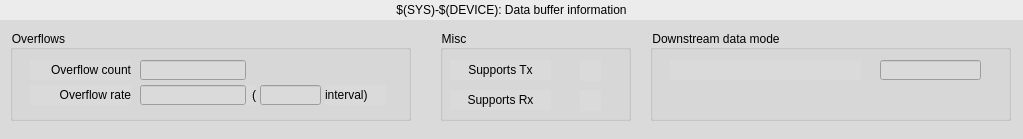
<?xml version="1.0" encoding="UTF-8"?>
<ui version="4.0">
 <class>MainWindow</class>
 <widget class="QMainWindow" name="MainWindow">
  <property name="geometry">
   <rect>
    <x>0</x>
    <y>0</y>
    <width>1023</width>
    <height>139</height>
   </rect>
  </property>
  <property name="windowTitle">
   <string>MainWindow</string>
  </property>
  <property name="styleSheet">
   <string notr="true">background-color: rgb(218, 218, 218);</string>
  </property>
  <widget class="QWidget" name="centralwidget">
   <widget class="QGroupBox" name="groupBox_2">
    <property name="geometry">
     <rect>
      <x>10</x>
      <y>30</y>
      <width>401</width>
      <height>91</height>
     </rect>
    </property>
    <property name="title">
     <string>Overflows</string>
    </property>
    <widget class="caLineEdit" name="calineedit_7">
     <property name="geometry">
      <rect>
       <x>130</x>
       <y>30</y>
       <width>106</width>
       <height>20</height>
      </rect>
     </property>
     <property name="channel" stdset="0">
      <string notr="true">$(SYS)-$(DEVICE):DBuf$(ID)-Sum-Oflw-I</string>
     </property>
    </widget>
    <widget class="caLineEdit" name="calineedit_11">
     <property name="geometry">
      <rect>
       <x>130</x>
       <y>55</y>
       <width>106</width>
       <height>20</height>
      </rect>
     </property>
     <property name="channel" stdset="0">
      <string notr="true">$(SYS)-$(DEVICE):DBuf$(ID)-Sum-Oflw-Rate-I</string>
     </property>
     <property name="colorMode">
      <enum>caLineEdit::Alarm_Default</enum>
     </property>
     <property name="alarmHandling">
      <enum>caLineEdit::onBackground</enum>
     </property>
    </widget>
    <widget class="QLabel" name="label_16">
     <property name="geometry">
      <rect>
       <x>20</x>
       <y>30</y>
       <width>101</width>
       <height>20</height>
      </rect>
     </property>
     <property name="text">
      <string>Overflow count</string>
     </property>
     <property name="alignment">
      <set>Qt::AlignRight|Qt::AlignTrailing|Qt::AlignVCenter</set>
     </property>
    </widget>
    <widget class="QLabel" name="label_20">
     <property name="geometry">
      <rect>
       <x>315</x>
       <y>55</y>
       <width>61</width>
       <height>20</height>
      </rect>
     </property>
     <property name="text">
      <string>interval)</string>
     </property>
     <property name="alignment">
      <set>Qt::AlignLeading|Qt::AlignLeft|Qt::AlignVCenter</set>
     </property>
    </widget>
    <widget class="QLabel" name="label_17">
     <property name="geometry">
      <rect>
       <x>20</x>
       <y>55</y>
       <width>101</width>
       <height>20</height>
      </rect>
     </property>
     <property name="text">
      <string>Overflow rate</string>
     </property>
     <property name="alignment">
      <set>Qt::AlignRight|Qt::AlignTrailing|Qt::AlignVCenter</set>
     </property>
    </widget>
    <widget class="caLineEdit" name="calineedit_10">
     <property name="geometry">
      <rect>
       <x>250</x>
       <y>55</y>
       <width>61</width>
       <height>20</height>
      </rect>
     </property>
     <property name="channel" stdset="0">
      <string notr="true">$(SYS)-$(DEVICE):DBuf$(ID)-Sum-Oflw-Rate-I.SCAN</string>
     </property>
    </widget>
    <widget class="QLabel" name="label_21">
     <property name="geometry">
      <rect>
       <x>226</x>
       <y>55</y>
       <width>20</width>
       <height>20</height>
      </rect>
     </property>
     <property name="text">
      <string>(</string>
     </property>
     <property name="alignment">
      <set>Qt::AlignRight|Qt::AlignTrailing|Qt::AlignVCenter</set>
     </property>
    </widget>
    <widget class="caLineEdit" name="calineedit_9">
     <property name="geometry">
      <rect>
       <x>520</x>
       <y>30</y>
       <width>106</width>
       <height>20</height>
      </rect>
     </property>
     <property name="channel" stdset="0">
      <string notr="true">$(SYS)-$(DEVICE):DBuf$(ID)-Sum-Cs-I</string>
     </property>
    </widget>
    <zorder>label_21</zorder>
    <zorder>calineedit_7</zorder>
    <zorder>calineedit_11</zorder>
    <zorder>label_16</zorder>
    <zorder>label_20</zorder>
    <zorder>label_17</zorder>
    <zorder>calineedit_10</zorder>
    <zorder>calineedit_9</zorder>
   </widget>
   <widget class="caLabel" name="calabel">
    <property name="geometry">
     <rect>
      <x>0</x>
      <y>0</y>
      <width>1023</width>
      <height>20</height>
     </rect>
    </property>
    <property name="styleSheet">
     <string notr="true">background-color: rgb(236, 236, 236, 255);</string>
    </property>
    <property name="text">
     <string>$(SYS)-$(DEVICE): Data buffer information</string>
    </property>
    <property name="alignment">
     <set>Qt::AlignCenter</set>
    </property>
   </widget>
   <widget class="QGroupBox" name="groupBox_5">
    <property name="geometry">
     <rect>
      <x>440</x>
      <y>30</y>
      <width>191</width>
      <height>91</height>
     </rect>
    </property>
    <property name="title">
     <string>Misc</string>
    </property>
    <widget class="caLed" name="caled_3">
     <property name="geometry">
      <rect>
       <x>140</x>
       <y>60</y>
       <width>21</width>
       <height>21</height>
      </rect>
     </property>
     <property name="channel" stdset="0">
      <string notr="true">$(SYS)-$(DEVICE):DBuf$(ID)-SupportsRx-I</string>
     </property>
     <property name="falseColor">
      <color>
       <red>160</red>
       <green>160</green>
       <blue>164</blue>
      </color>
     </property>
     <property name="trueColor">
      <color>
       <red>0</red>
       <green>205</green>
       <blue>0</blue>
      </color>
     </property>
     <property name="undefinedColor">
      <color>
       <red>255</red>
       <green>255</green>
       <blue>255</blue>
      </color>
     </property>
    </widget>
    <widget class="caLed" name="caled_2">
     <property name="geometry">
      <rect>
       <x>140</x>
       <y>30</y>
       <width>21</width>
       <height>21</height>
      </rect>
     </property>
     <property name="channel" stdset="0">
      <string notr="true">$(SYS)-$(DEVICE):DBuf$(ID)-SupportsTx-I</string>
     </property>
     <property name="falseColor">
      <color>
       <red>160</red>
       <green>160</green>
       <blue>164</blue>
      </color>
     </property>
     <property name="trueColor">
      <color>
       <red>0</red>
       <green>205</green>
       <blue>0</blue>
      </color>
     </property>
     <property name="undefinedColor">
      <color>
       <red>255</red>
       <green>255</green>
       <blue>255</blue>
      </color>
     </property>
    </widget>
    <widget class="QLabel" name="label_14">
     <property name="geometry">
      <rect>
       <x>10</x>
       <y>30</y>
       <width>101</width>
       <height>20</height>
      </rect>
     </property>
     <property name="text">
      <string>Supports Tx</string>
     </property>
     <property name="alignment">
      <set>Qt::AlignCenter</set>
     </property>
    </widget>
    <widget class="QLabel" name="label_15">
     <property name="geometry">
      <rect>
       <x>10</x>
       <y>60</y>
       <width>101</width>
       <height>20</height>
      </rect>
     </property>
     <property name="text">
      <string>Supports Rx</string>
     </property>
     <property name="alignment">
      <set>Qt::AlignCenter</set>
     </property>
    </widget>
   </widget>
   <widget class="QGroupBox" name="groupBox">
    <property name="geometry">
     <rect>
      <x>650</x>
      <y>30</y>
      <width>361</width>
      <height>91</height>
     </rect>
    </property>
    <property name="title">
     <string>Downstream data mode</string>
    </property>
    <widget class="caLineEdit" name="calineedit_8">
     <property name="geometry">
      <rect>
       <x>230</x>
       <y>30</y>
       <width>101</width>
       <height>20</height>
      </rect>
     </property>
     <property name="alignment">
      <set>Qt::AlignLeading|Qt::AlignLeft|Qt::AlignVCenter</set>
     </property>
     <property name="channel" stdset="0">
      <string notr="true">$(SYS)-$(DEVICE):DBuf$(ID)-Mode-RB</string>
     </property>
    </widget>
    <widget class="caChoice" name="cachoice">
     <property name="geometry">
      <rect>
       <x>20</x>
       <y>30</y>
       <width>191</width>
       <height>20</height>
      </rect>
     </property>
     <property name="channel" stdset="0">
      <string notr="true">$(SYS)-$(DEVICE):DBuf$(ID)-Mode-Sel</string>
     </property>
     <property name="foreground">
      <color>
       <red>0</red>
       <green>0</green>
       <blue>0</blue>
      </color>
     </property>
     <property name="background">
      <color>
       <red>212</red>
       <green>219</green>
       <blue>157</blue>
      </color>
     </property>
     <property name="bordercolor">
      <color>
       <red>0</red>
       <green>0</green>
       <blue>0</blue>
      </color>
     </property>
     <property name="colorMode">
      <enum>caChoice::Static</enum>
     </property>
     <property name="stackingMode" stdset="0">
      <enum>caChoice::Column</enum>
     </property>
     <property name="endBit">
      <number>1</number>
     </property>
    </widget>
   </widget>
  </widget>
 </widget>
 <customwidgets>
  <customwidget>
   <class>caChoice</class>
   <extends>QWidget</extends>
   <header>caChoice</header>
  </customwidget>
  <customwidget>
   <class>caLabel</class>
   <extends>QLabel</extends>
   <header>caLabel</header>
  </customwidget>
  <customwidget>
   <class>caLed</class>
   <extends>QWidget</extends>
   <header>caLed</header>
  </customwidget>
  <customwidget>
   <class>caLineEdit</class>
   <extends>QLineEdit</extends>
   <header>caLineEdit</header>
  </customwidget>
 </customwidgets>
 <resources/>
 <connections/>
</ui>
